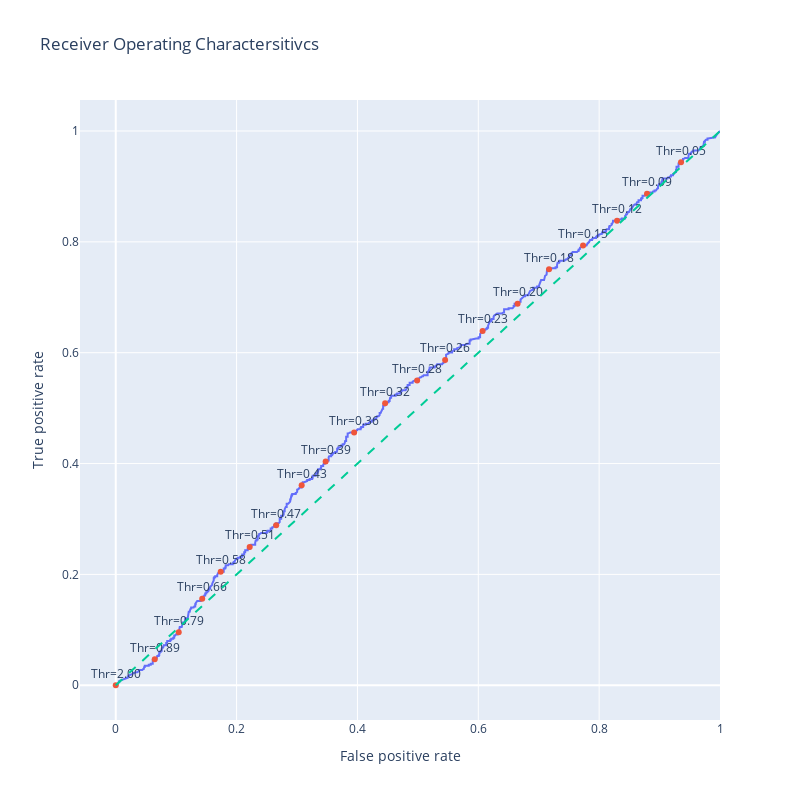

The notebook cell this image was saved under:
### Code cell
import plotly.graph_objects as go

# generate a trace for roc curve
trace0 = go.Scatter(
    x=fpr,
    y=tpr,
    mode='lines',
    name='ROC curve'
)

#only label every nth point to avoid cluttering
n=40
indices = np.arange(len(thresholds))%n==0 #choose index where n is zero

trace1=go.Scatter(
    x=fpr[indices],
    y=tpr[indices],
    mode='markers+text',
    name='Threshold points',
    text=[f"Thr={thr:.2f}" for thr in thresholds[indices]],
    textposition='top center'
)

# diagonal line
trace2=go.Scatter(
    x=[0,1],
    y=[0,1],
    mode='lines',
    name='Random (Area=0.5)',
    line=dict(dash='dash')
)
data=[trace0,trace1,trace2]

#Define layout with square aspect ratio
layout=go.Layout(
    title='Receiver Operating Charactersitivcs',
    xaxis=dict(title='False positive rate'),
    yaxis=dict(title='True positive rate'),
    autosize=False,
    width=800,
    height=800,
    showlegend=False
)
# define the figure and add data
fig=go.Figure(data=data,layout=layout)
fig.show()

### Figure 1 — Plotly figure (JSON) as saved in the notebook; plotly's stock layout.template omitted (floating-point values rounded to 4 significant figures; data arrays with more than 128 entries replaced by an {"elided": "..."} marker saying what was removed)
{"data": [{"mode": "lines", "name": "ROC curve", "type": "scatter", "x": {"elided": "800 float values"}, "y": {"elided": "800 float values"}}, {"mode": "markers+text", "name": "Threshold points", "text": ["Thr=2.00", "Thr=0.89", "Thr=0.79", "Thr=0.66", "Thr=0.58", "Thr=0.51", "Thr=0.47", "Thr=0.43", "Thr=0.39", "Thr=0.36", "Thr=0.32", "Thr=0.28", "Thr=0.26", "Thr=0.23", "Thr=0.20", "Thr=0.18", "Thr=0.15", "Thr=0.12", "Thr=0.09", "Thr=0.05"], "textposition": "top center", "type": "scatter", "x": [0, 0.06452, 0.1042, 0.1431, 0.1737, 0.2217, 0.2655, 0.3077, 0.3474, 0.3945, 0.4458, 0.4988, 0.5451, 0.6071, 0.665, 0.7171, 0.7734, 0.8296, 0.8792, 0.9355], "y": [0, 0.04678, 0.09552, 0.1559, 0.2047, 0.2495, 0.2885, 0.3606, 0.4035, 0.4561, 0.5088, 0.5497, 0.5867, 0.6394, 0.6881, 0.7505, 0.7934, 0.8382, 0.8869, 0.9435]}, {"line": {"dash": "dash"}, "mode": "lines", "name": "Random (Area=0.5)", "type": "scatter", "x": [0, 1], "y": [0, 1]}], "layout": {"autosize": false, "height": 800, "showlegend": false, "title": {"text": "Receiver Operating Charactersitivcs"}, "width": 800, "xaxis": {"autorange": true, "range": [-0.05916, 1], "title": {"text": "False positive rate"}, "type": "linear"}, "yaxis": {"autorange": true, "range": [-0.0627, 1.056], "title": {"text": "True positive rate"}, "type": "linear"}}}
